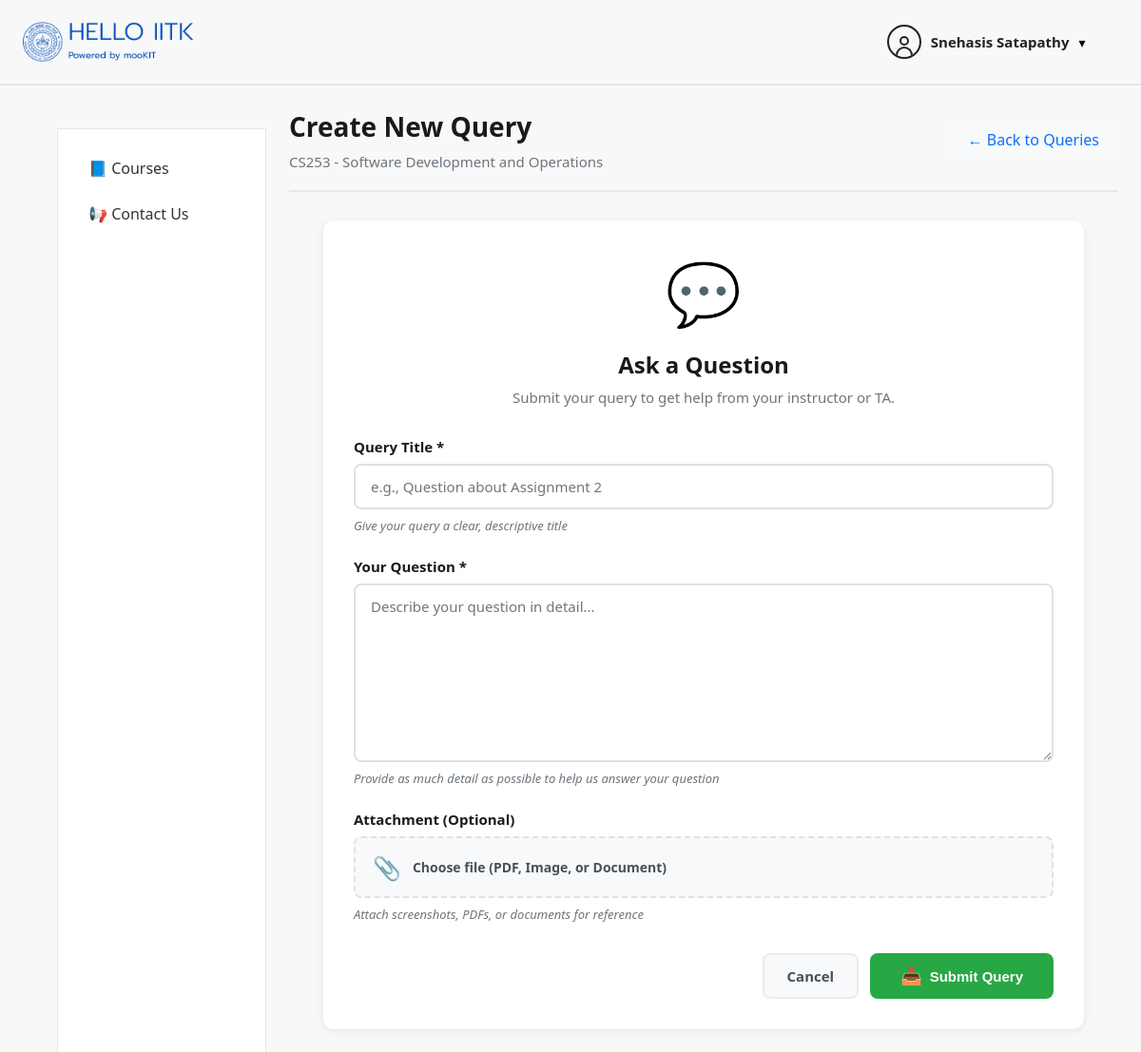
/queries/1/create/ (signed in), run on the app's committed database.
### users/models.py (models this page shows, shortened)
class User(AbstractUser):
    ROLE_CHOICES = [
        ('student', 'Student'),
        ('professor', 'Professor'),
        ('ta', 'Teaching Assistant'),
        ('admin', 'Admin'),
    ]
    role = models.CharField(
        max_length=20,
        choices=ROLE_CHOICES,
        default='student'
    )
    department = models.CharField(max_length=100, blank=True)

### courses/models.py (models this page shows, shortened)
class Course(models.Model):
    code = models.CharField(max_length=10, unique=True)
    name = models.CharField(max_length=100)
    semester = models.ForeignKey(
        Semester,
        on_delete=models.CASCADE,
        related_name="courses"
    )

### queries/views.py (the view, shortened to what this page needs)
# urls.py: path('<int:course_id>/create/', create_query, name='create_query'),
@login_required
def create_query(request, course_id):
    if not CourseStudent.objects.filter(course_id=course_id, student=request.user).exists():
        return redirect('/courses/')
    course = Course.objects.select_related('semester').get(id=course_id)
    return render(request, 'queries/create_query.html', {
        'course': course,
        'course_id': course_id
    })

### templates/queries/create_query.html (shortened to what this page needs)
{% extends "courses/base.html" %}
{% load static %}
{% block content %}
<div class="course-detail-header">
  <div class="course-title-section">
    <h1 class="course-title">Create New Query</h1>
    <p class="course-semester">{{ course.code }} - {{ course.name }}</p>
  </div>
  <a href="/queries/{{ course_id }}/" class="back-link">← Back to Queries</a>
</div>
<div class="create-query-container">
  <div class="form-card">
    <div class="form-intro">
      <div class="intro-icon">💬</div>
      <h2>Ask a Question</h2>
      <p>Submit your query to get help from your instructor or TA.</p>
    </div>
    <form method="post" enctype="multipart/form-data" class="query-form">
      <div class="form-group">
        <label for="title">Query Title *</label>
        <input
          type="text"
          id="title"
          name="title"
          class="form-input"
          placeholder="e.g., Question about Assignment 2"
          required
          maxlength="200"
        >
        <small class="form-hint">Give your query a clear, descriptive title</small>
      </div>
      <div class="form-group">
        <label for="message">Your Question *</label>
        <textarea
          id="message"
          name="message"
          class="form-textarea"
          rows="8"
          placeholder="Describe your question in detail..."
          required
        ></textarea>
        <small class="form-hint">Provide as much detail as possible to help us answer your question</small>
      </div>
      <div class="form-group">
        <label for="attachment">Attachment (Optional)</label>
        <div class="file-input-wrapper">
          <label for="attachment" class="file-label">
            <span class="file-icon">📎</span>
            <span class="file-text" id="file-name">Choose file (PDF, Image, or Document)</span>
          </label>
        </div>
        <small class="form-hint">Attach screenshots, PDFs, or documents for reference</small>
      </div>
      <div class="form-actions">
        <a href="/queries/{{ course_id }}/" class="cancel-btn">Cancel</a>
        <button type="submit" class="submit-btn">
          <span class="btn-icon">📤</span>
          Submit Query
        </button>
      </div>
    </form>
  </div>
</div>
{% endblock %}

### templates/courses/includes/header.html (shortened to what this page needs)
{% load static %}
<header class="topbar">
  <div class="topbar-left">
    <img src="{% static 'img/iitk_logo.png' %}" class="topbar-logo">
  </div>
  <div class="profile-wrapper">
    <div class="profile-trigger" onclick="toggleProfileDropdown()">
      <div class="profile-icon">
        <div class="profile-head"></div>
        <div class="profile-body"></div>
      </div>
      <span class="profile-name">
        {{ request.user.get_full_name|default:request.user.username }}
      </span>
      <span class="chevron">▾</span>
    </div>
  </div>
</header>

### static/css/courses.css (style rules this page uses)
* { box-sizing: border-box; }
body { margin: 0; font-family: "Segoe UI", Arial, sans-serif; background: #ffffff; }
.profile-wrapper { margin-right: 3%; }
.profile-icon { width: 36px; height: 36px; border: 2px solid #222; border-radius: 50%; position: relative; cursor: pointer; overflow: hidden; }
.profile-head { width: 10px; height: 10px; bottom:-3px; border: 2px solid #222; border-radius: 50%; position: absolute; top: 10px; left: 50%; transform: translateX(-50%); background: transparent; transition: background 0.2s ease; }
.profile-body { width: 18px; height: 10px; border: 2px solid #222; border-bottom: none; border-radius: 10px 10px 0 0; position: absolute; bottom: 1px; left: 50%; transform: translateX(-50%); background: transparent; transition: background 0.2s ease; }
.profile-name { font-size: 14px; font-weight: 500; }
.profile-wrapper { position: relative; display: flex; align-items: center; }
.profile-trigger { display: flex; align-items: center; gap: 10px; cursor: pointer; }
.profile-icon { width: 36px; height: 36px; border: 2px solid #222; border-radius: 50%; display: flex; align-items: center; justify-content: center; }
.profile-name { font-size: 15px; font-weight: 600; color: #222; }
.chevron { font-size: 14px; }
.topbar { height: 90px; display: flex; justify-content: space-between; align-items: center; padding: 0 24px; border-bottom: 2px solid #e5e7eb; background: #f8f8f8; }
.topbar-left { width: 200px; display: flex; align-items: center; gap: 12px; }
.topbar-logo { width: 200px; }

### templates/queries/create_query.html (style rules this page uses)
.course-detail-header { display: flex; justify-content: space-between; align-items: center; margin-bottom: 30px; padding-bottom: 20px; border-bottom: 2px solid #e5e7eb; }
.course-title-section { flex: 1; }
.course-title { font-size: 28px; font-weight: 700; color: #1a1a1a; margin: 0 0 8px 0; }
.course-semester { font-size: 15px; color: #6c757d; margin: 0; }
.back-link { padding: 10px 20px; background: #f8f9fa; color: #0d6efd; text-decoration: none; border-radius: 6px; font-weight: 500; transition: all 0.2s; }
.create-query-container { max-width: 800px; margin: 0 auto; }
.form-card { background: white; border-radius: 12px; padding: 32px; box-shadow: 0 2px 8px rgba(0,0,0,0.08); }
.form-intro { text-align: center; margin-bottom: 32px; }
.intro-icon { font-size: 64px; margin-bottom: 16px; }
.form-intro h2 { font-size: 24px; font-weight: 700; color: #1a1a1a; margin: 0 0 8px 0; }
.form-intro p { font-size: 15px; color: #6c757d; margin: 0; }
.query-form { display: flex; flex-direction: column; gap: 24px; }
.form-group { display: flex; flex-direction: column; gap: 8px; }
.form-group label { font-size: 15px; font-weight: 600; color: #1a1a1a; }
.form-input, .form-textarea { padding: 12px 16px; border: 2px solid #dee2e6; border-radius: 8px; font-size: 15px; font-family: inherit; transition: all 0.2s; }
.form-textarea { resize: vertical; min-height: 150px; }
.file-input-wrapper { position: relative; }
.file-label { display: flex; align-items: center; gap: 12px; padding: 14px 18px; background: #f8f9fa; border: 2px dashed #dee2e6; border-radius: 8px; cursor: pointer; transition: all 0.2s; }
.file-icon { font-size: 24px; }
.file-text { font-size: 14px; color: #495057; word-break: break-all; }
.form-hint { font-size: 13px; color: #6c757d; font-style: italic; }
.form-actions { display: flex; gap: 12px; justify-content: flex-end; margin-top: 8px; }
.cancel-btn { padding: 12px 24px; background: #f8f9fa; color: #495057; text-decoration: none; border-radius: 8px; font-size: 15px; font-weight: 600; transition: all 0.2s; border: 2px solid #e9ecef; }
.submit-btn { display: flex; align-items: center; gap: 8px; padding: 12px 32px; background: #28a745; color: white; border: none; border-radius: 8px; font-size: 15px; font-weight: 600; cursor: pointer; transition: all 0.2s; }
.btn-icon { font-size: 18px; }

### data on the page
User: user.get_full_name "Snehasis Satapathy"
Course: code "CS253", name "Software Development and Operations"
